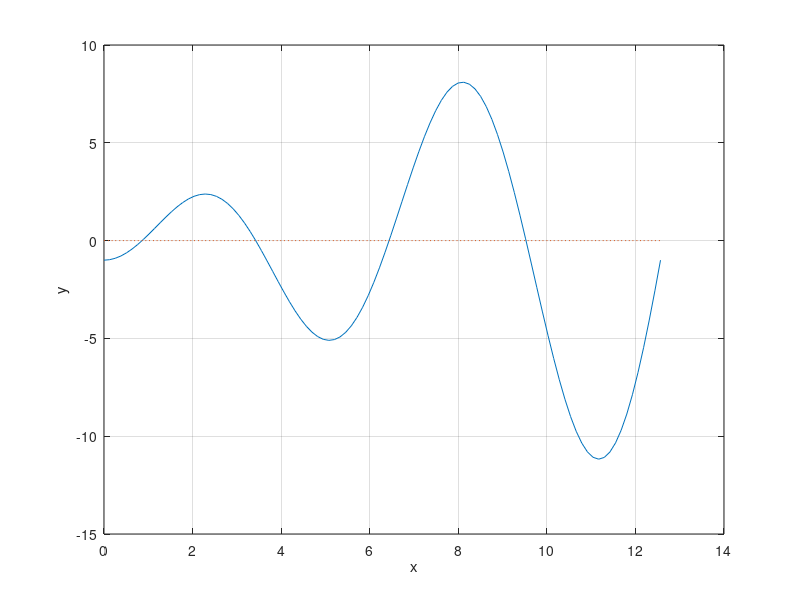

This chart was generated by the following MATLAB code: (Note: this script raises an error after producing the figure.)
f = 'x.*sin(x)-cos(x)';
x=linspace(0,pi*4,100);
plot(x,eval(f),x,0*x,':'); grid on;
xlabel('x'); ylabel('y');
z=ginput(1);
[zr,fr]=fzero(f,z(1));
hold on;
plot(zr,fr,'r*',z(1),z(2), 'g*')
hold off;

